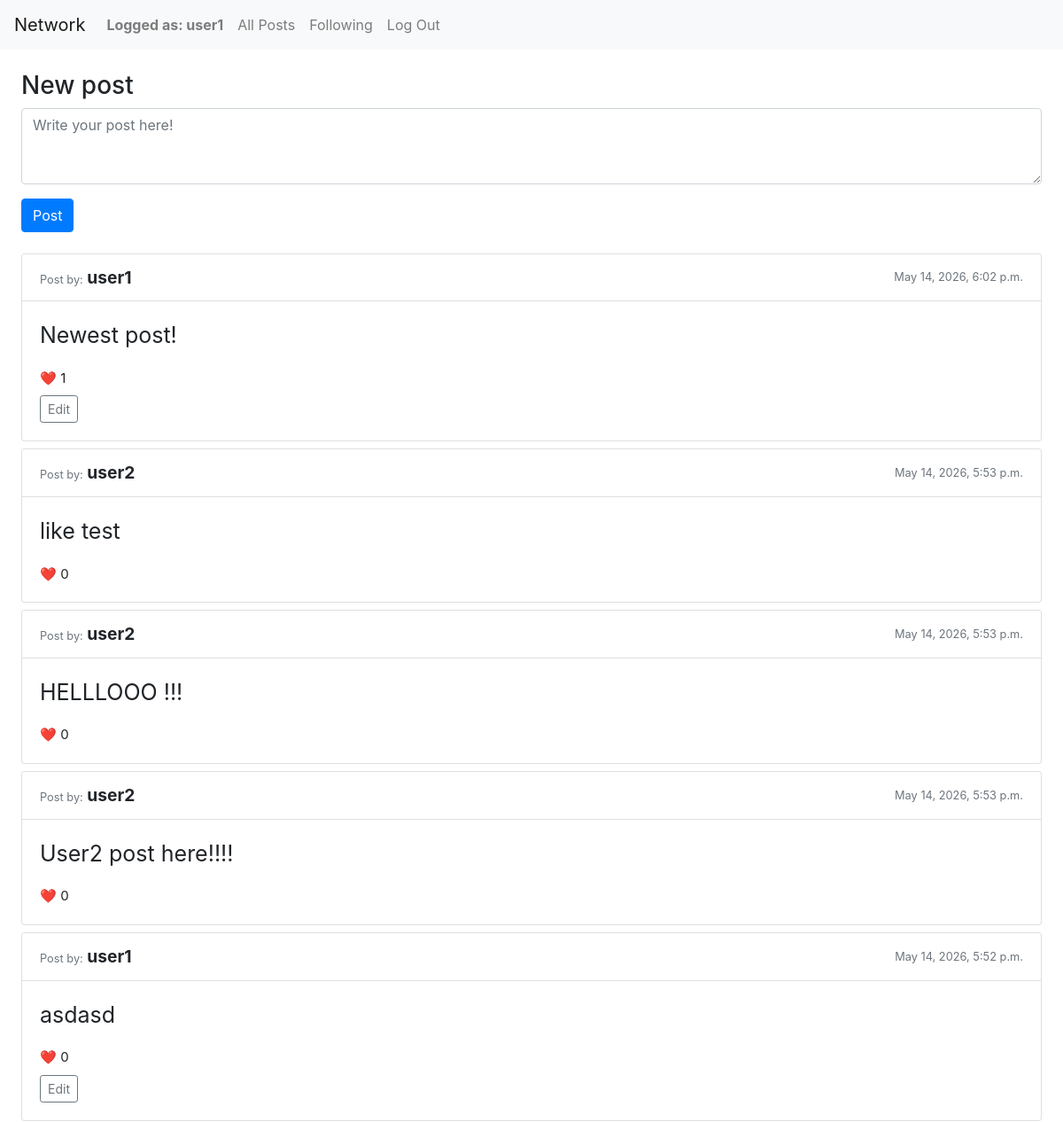
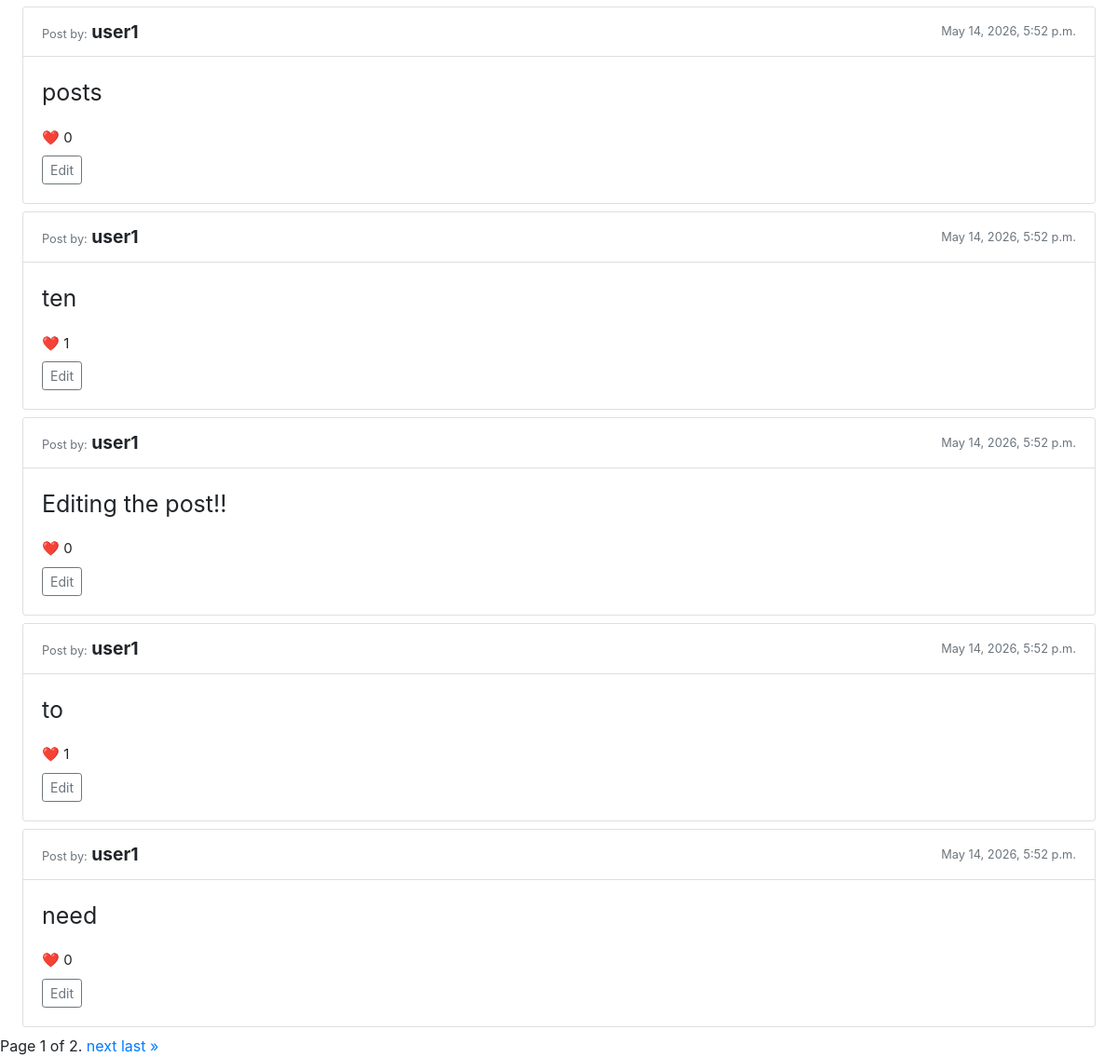
Page / (signed in) on the committed database (2 pictures, top to bottom).
### network/models.py (models this page shows, shortened)
class User(AbstractUser):
    following = models.ManyToManyField(
        "self",
        symmetrical=False, #nie jest wzajemne automatycznie
        blank=True,
        related_name="followers"
    )

class Post(models.Model):
    user = models.ForeignKey("User", on_delete=models.CASCADE, related_name="user_posts")
    body = models.TextField(blank=True)
    timestamp = models.DateTimeField(auto_now_add=True)
    likes = models.IntegerField(default=0)
    liked_by = models.ManyToManyField("User", blank=True, related_name="liked_posts")

### network/views.py (the view)
# urls.py: path("", views.index, name="index"),
def index(request):
    paginator = Paginator( Post.objects.all().order_by('-timestamp'), POST_BY_PAGE)
    page_number = request.GET.get('page')
    post_obj = paginator.get_page(page_number)
    context = {
        'posts' : Post.objects.all().order_by('-timestamp'),
        'post_obj' : post_obj
    }
    return render(request, "network/index.html", context)

### network/templates/network/index.html (shortened to what this page needs)
{% extends "network/layout.html" %}
{% load static %}
{% block body %}
    {% if user.is_authenticated %}
        <div id="new_post" class="my-4 mx-4">
            <h3>New post</h3>
            <form id="new_post_form">
                <div class="form-group">
                    <textarea id='post_content' class="form-control" rows="3" placeholder="Write your post here!"></textarea>
                </div>
                <button type="submit" class="btn btn-primary">Post</button>
            </form>
        </div>
        {% for post in post_obj %}
            {% include "network/partials/posts.html" %}
        {% endfor %}
    {% include "network/partials/pagination.html" %}
    {% endif %}
{% endblock %}

### network/templates/network/layout.html (shortened to what this page needs)
{% load static %}
<!DOCTYPE html>
<html lang="en">
    <head>
        <link rel="stylesheet" href="https://stackpath.bootstrapcdn.com/bootstrap/4.4.1/css/bootstrap.min.css">
        <link href="{% static 'network/styles.css' %}" rel="stylesheet">
    </head>
    <body>
        <nav class="navbar navbar-expand-lg navbar-light bg-light">
            <a class="navbar-brand" href="#">Network</a>
            <div>
              <ul class="navbar-nav mr-auto">
                {% if user.is_authenticated %}
                    <li class="nav-item">
                        <a class="nav-link" href="#"><strong>Logged as: {{ user.username }}</strong></a>
                    </li>
                {% endif %}
                <li class="nav-item">
                  <a class="nav-link" href="{% url 'index' %}">All Posts</a>
                </li>
                {% if user.is_authenticated %}
                    <li class="nav-item">
                        <a class="nav-link" href="{% url 'following' %}">Following</a>
                    </li>
                    <li class="nav-item">
                        <a class="nav-link" href="{% url 'logout' %}">Log Out</a>
                    </li>
                {% endif %}
              </ul>
            </div>
          </nav>
        <div class="body">
            {% block body %}
            {% endblock %}
        </div>
    </body>
</html>

### network/templates/network/partials/posts.html (shortened to what this page needs)
<div class="card mx-4 my-2">
    <div class="card-header bg-white d-flex justify-content-between align-items-center">
        <div class="user_profile_wrapper">
            <small class="text-muted">Post by:</small>
            <strong class="user_profile_link ms-1"
                    data-user-id="{{ post.user.id }}"
                    style="font-size: 1.2rem; cursor: pointer;"
                    onclick="window.location.href='/users/?id={{ post.user.id }}'">
                {{ post.user }}
            </strong>
        </div>
        <small class="text-muted">{{ post.timestamp }}</small>
    </div>
    <div class="card-body">
        <p class = "post-body" style="font-size: 25px;">{{ post.body }}</p>
        <small title="{% if request.user in post.liked_by.all %} Click to unlike {% else %} Click to like {% endif %}"
               style="font-size: 15px; cursor: pointer;" class="like_unlike"
               data-post-id="{{ post.id }}">
            ❤️ {{ post.likes }}
        </small>
        <br>
        {% if post.user == request.user %}
            <button class="btn btn-sm btn-outline-secondary edit-btn mt-2" data-post-id="{{ post.id }}">Edit</button>
        {% endif %}
    </div>
</div>

### network/templates/network/partials/pagination.html (shortened to what this page needs)
<div class="pagination">
    <span class="step-links">
        <span class="current">
            Page {{ post_obj.number }} of {{ post_obj.paginator.num_pages }}.
        </span>
        {% if post_obj.has_next %}
            <a href="?page={{ post_obj.next_page_number }}">next</a>
            <a href="?page={{ post_obj.paginator.num_pages }}">last &raquo;</a>
        {% endif %}
    </span>
</div>

### rows in the picture
User: username "user1"
Post: user "user1", timestamp "May 14, 2026, 6:02 p.m.", body "Newest post!", likes "1"
Post: user "user2", timestamp "May 14, 2026, 5:53 p.m.", body "like test", likes "0"
Post: user "user2", timestamp "May 14, 2026, 5:53 p.m.", body "HELLLOOO !!!", likes "0"
Post: user "user2", timestamp "May 14, 2026, 5:53 p.m.", body "User2 post here!!!!", likes "0"
Post: user "user1", timestamp "May 14, 2026, 5:52 p.m.", body "asdasd", likes "0"
Post: user "user1", timestamp "May 14, 2026, 5:52 p.m.", body "posts", likes "0"
Post: user "user1", timestamp "May 14, 2026, 5:52 p.m.", body "ten", likes "1"
Post: user "user1", timestamp "May 14, 2026, 5:52 p.m.", body "Editing the post!!", likes "0"
Post: user "user1", timestamp "May 14, 2026, 5:52 p.m.", body "to", likes "1"
Post: user "user1", timestamp "May 14, 2026, 5:52 p.m.", body "need", likes "0"

### other values in the picture
{{ post_obj.number }} "1"
{{ post_obj.paginator.num_pages }} "2"
